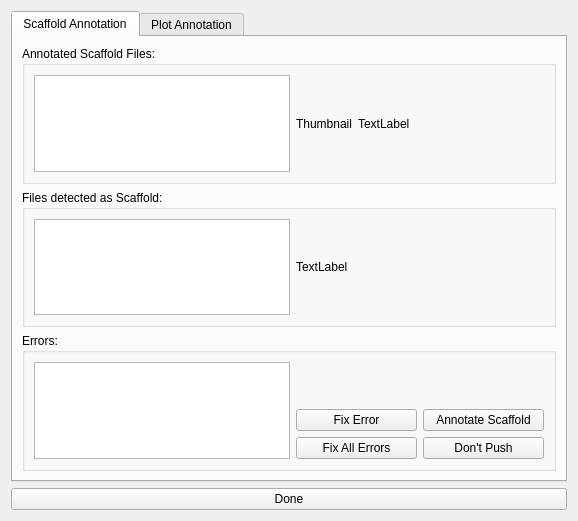
<?xml version="1.0" encoding="UTF-8"?>
<ui version="4.0">
 <class>SparcCurationHelperWidget</class>
 <widget class="QWidget" name="SparcCurationHelperWidget">
  <property name="geometry">
   <rect>
    <x>0</x>
    <y>0</y>
    <width>578</width>
    <height>521</height>
   </rect>
  </property>
  <property name="windowTitle">
   <string>Sparc Curation Helper</string>
  </property>
  <layout class="QGridLayout" name="gridLayout">
   <item row="0" column="0">
    <widget class="QTabWidget" name="tabWidget">
     <property name="currentIndex">
      <number>0</number>
     </property>
     <widget class="QWidget" name="scaffold_annotation_tab">
      <attribute name="title">
       <string>Scaffold Annotation</string>
      </attribute>
      <layout class="QGridLayout" name="gridLayout">
       <item row="0" column="0">
        <widget class="QGroupBox" name="groupBox">
         <property name="title">
          <string>Annotated Scaffold Files:</string>
         </property>
         <layout class="QGridLayout" name="gridLayout">
          <item row="0" column="2">
           <widget class="QLabel" name="scaffold_annotation_label">
            <property name="sizePolicy">
             <sizepolicy hsizetype="Expanding" vsizetype="Expanding">
              <horstretch>0</horstretch>
              <verstretch>0</verstretch>
             </sizepolicy>
            </property>
            <property name="text">
             <string>TextLabel</string>
            </property>
           </widget>
          </item>
          <item row="0" column="0">
           <widget class="QListView" name="scaffold_annotations_listView"/>
          </item>
          <item row="0" column="1">
           <widget class="QLabel" name="thumbnail_preview_label">
            <property name="sizePolicy">
             <sizepolicy hsizetype="Minimum" vsizetype="Minimum">
              <horstretch>0</horstretch>
              <verstretch>0</verstretch>
             </sizepolicy>
            </property>
            <property name="text">
             <string>Thumbnail</string>
            </property>
           </widget>
          </item>
         </layout>
        </widget>
       </item>
       <item row="3" column="0">
        <widget class="QGroupBox" name="groupBox">
         <property name="layoutDirection">
          <enum>Qt::LeftToRight</enum>
         </property>
         <property name="title">
          <string>Errors:</string>
         </property>
         <layout class="QGridLayout" name="gridLayout">
          <item row="0" column="1">
           <layout class="QGridLayout" name="gridLayout_2">
            <item row="1" column="1">
             <widget class="QPushButton" name="annotate_scaffold_button">
              <property name="sizePolicy">
               <sizepolicy hsizetype="Expanding" vsizetype="Fixed">
                <horstretch>0</horstretch>
                <verstretch>0</verstretch>
               </sizepolicy>
              </property>
              <property name="text">
               <string>Annotate Scaffold</string>
              </property>
             </widget>
            </item>
            <item row="2" column="0">
             <widget class="QPushButton" name="fixAllErrors_btn">
              <property name="text">
               <string>Fix All Errors</string>
              </property>
             </widget>
            </item>
            <item row="2" column="1">
             <widget class="QPushButton" name="pushButton_3">
              <property name="text">
               <string>Don't Push</string>
              </property>
             </widget>
            </item>
            <item row="1" column="0">
             <widget class="QPushButton" name="fixError_btn">
              <property name="sizePolicy">
               <sizepolicy hsizetype="Expanding" vsizetype="Fixed">
                <horstretch>0</horstretch>
                <verstretch>0</verstretch>
               </sizepolicy>
              </property>
              <property name="text">
               <string>Fix Error</string>
              </property>
             </widget>
            </item>
            <item row="0" column="0">
             <widget class="QLabel" name="label">
              <property name="sizePolicy">
               <sizepolicy hsizetype="Preferred" vsizetype="Preferred">
                <horstretch>0</horstretch>
                <verstretch>0</verstretch>
               </sizepolicy>
              </property>
              <property name="text">
               <string/>
              </property>
             </widget>
            </item>
            <item row="0" column="1">
             <widget class="QLabel" name="label_2">
              <property name="text">
               <string/>
              </property>
             </widget>
            </item>
           </layout>
          </item>
          <item row="0" column="0">
           <widget class="QListView" name="errors_listView"/>
          </item>
         </layout>
        </widget>
       </item>
       <item row="2" column="0">
        <widget class="QGroupBox" name="groupBox">
         <property name="title">
          <string>Files detected as Scaffold:</string>
         </property>
         <layout class="QGridLayout" name="gridLayout">
          <item row="0" column="0">
           <widget class="QListView" name="scaffold_metadata_listView"/>
          </item>
          <item row="0" column="1">
           <widget class="QLabel" name="scaffold_metadata_label">
            <property name="sizePolicy">
             <sizepolicy hsizetype="Expanding" vsizetype="Expanding">
              <horstretch>0</horstretch>
              <verstretch>0</verstretch>
             </sizepolicy>
            </property>
            <property name="text">
             <string>TextLabel</string>
            </property>
           </widget>
          </item>
         </layout>
        </widget>
       </item>
      </layout>
     </widget>
     <widget class="QWidget" name="plot_annotation_tab">
      <attribute name="title">
       <string>Plot Annotation</string>
      </attribute>
     </widget>
    </widget>
   </item>
   <item row="1" column="0">
    <widget class="QPushButton" name="pushButtonDone">
     <property name="text">
      <string>Done</string>
     </property>
    </widget>
   </item>
  </layout>
 </widget>
 <resources/>
 <connections/>
</ui>
